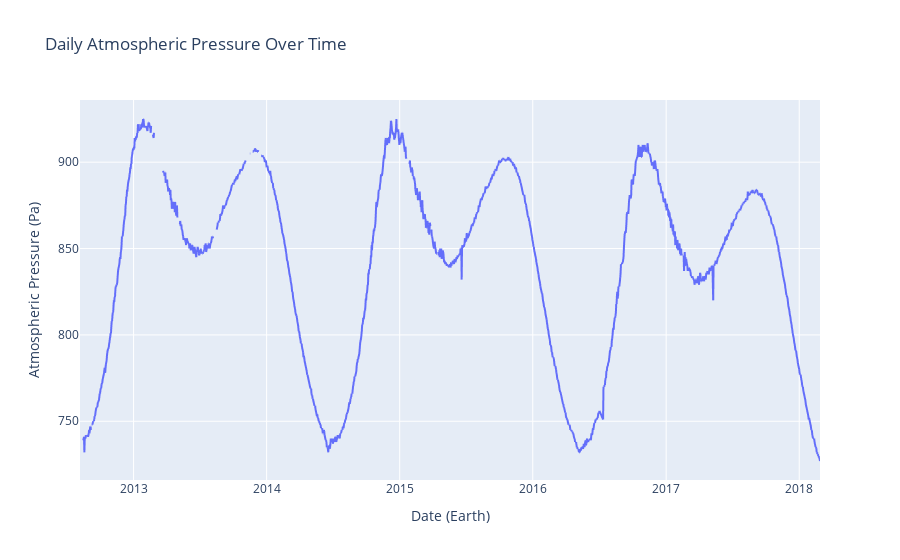

The notebook cell saved with this chart:
### Code cell
# What is the average pressure for each month? (Monthly Pressure Variation)
avg_pressure_per_month = planet_data.groupby('month')['pressure'].mean().reset_index()
print("Average Pressure by Month:")
print(avg_pressure_per_month)
print("\n")

# Bar chart of the average atmospheric pressure by month
px.bar(
    avg_pressure_per_month,
    x='month',
    y='pressure',
    title='Average Atmospheric Pressure by Month',
    labels={'month': 'Month', 'pressure': 'Avg Pressure (Pa)'},
    color='pressure',
    color_continuous_scale='blues'
)

print("\n")

# Line chart of the daily atmospheric pressure by terrestrial date
px.line(
    planet_data,
    x='terrestrial_date',
    y='pressure',
    title='Daily Atmospheric Pressure Over Time',
    labels={'terrestrial_date': 'Date (Earth)', 'pressure': 'Atmospheric Pressure (Pa)'}
)

### Figure 1 — Plotly figure (JSON) as saved in the notebook; plotly's stock layout.template omitted (floating-point values rounded to 4 significant figures; data arrays with more than 128 entries replaced by an {"elided": "..."} marker saying what was removed)
{"data": [{"hovertemplate": "Date (Earth)=%{x}<br>Atmospheric Pressure (Pa)=%{y}<extra></extra>", "legendgroup": "", "line": {"color": "#636efa", "dash": "solid"}, "marker": {"symbol": "circle"}, "mode": "lines", "name": "", "showlegend": false, "type": "scattergl", "x": {"elided": "1894 str values"}, "xaxis": "x", "y": {"elided": "1894 float values"}, "yaxis": "y"}], "layout": {"legend": {"tracegroupgap": 0}, "title": {"text": "Daily Atmospheric Pressure Over Time"}, "xaxis": {"anchor": "y", "domain": [0, 1], "title": {"text": "Date (Earth)"}}, "yaxis": {"anchor": "x", "domain": [0, 1], "title": {"text": "Atmospheric Pressure (Pa)"}}}}
